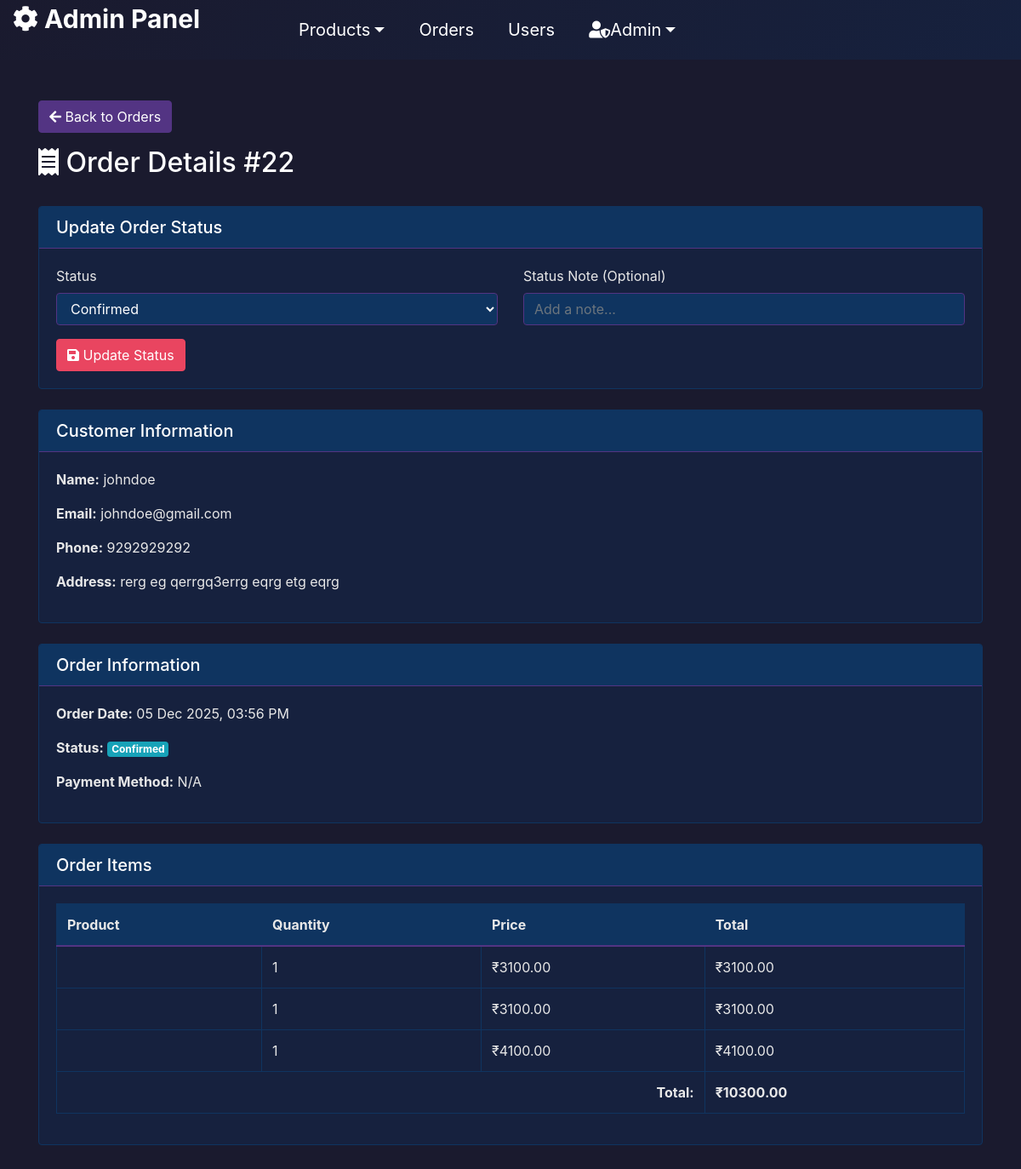
/order-detail/22/, run on the app's committed database.
### app/models.py (models this page shows, shortened)
class OrderDetails(models.Model):
    STATUS_CHOICES = [
        ('pending', 'Pending'),
        ('confirmed', 'Confirmed'),
        ('processing', 'Processing'),
        ('shipped', 'Shipped'),
        ('delivered', 'Delivered'),
        ('cancelled', 'Cancelled'),
    ]
    orderid = models.AutoField(primary_key=True)
    productid = models.CharField(max_length=50)
    user = models.ForeignKey(UserDetails, on_delete=models.CASCADE, null=True, blank=True, related_name='orders', db_column='userid_id')
    username = models.CharField(max_length=100)
    useraddress = models.TextField()
    phnno = models.CharField(max_length=15)
    pincode = models.CharField(max_length=10)
    status = models.CharField(max_length=20, choices=STATUS_CHOICES, default='pending')
    status_note = models.TextField(blank=True, null=True)
    status_updated_at = models.DateTimeField(auto_now=True)
    created_at = models.DateTimeField(default=timezone.now)

class UserDetails(models.Model):
    userid = models.AutoField(primary_key=True)
    name = models.CharField(max_length=100)
    email = models.EmailField(unique=True)
    password = models.CharField(max_length=128)
    address = models.TextField(blank=True, null=True, default='')
    dob = models.DateField(blank=True, null=True, default='2000-01-01')
    pincode = models.CharField(max_length=10, blank=True, null=True)
    phoneno = models.CharField(max_length=15, blank=True, null=True)

class MyOrders(models.Model):
    order = models.ForeignKey(OrderDetails, on_delete=models.CASCADE, related_name='order_items')
    content_type = models.ForeignKey(ContentType, on_delete=models.CASCADE, null=True, blank=True)
    object_id = models.PositiveIntegerField(null=True, blank=True)
    product = GenericForeignKey('content_type', 'object_id')
    user_name = models.CharField(max_length=100)
    user_address = models.TextField()
    phno = models.CharField(max_length=15)
    pincode = models.CharField(max_length=10)
    quantity = models.PositiveIntegerField(default=1)
    size = models.CharField(max_length=10, default='Unknown')
    price = models.DecimalField(max_digits=10, decimal_places=2, default=0.00)

### app/views.py (the view)
# urls.py: path('order-detail/<int:order_id>/', views.orderdetails, name='admin_order_detail'),
def orderdetails(request, order_id):
    order = get_object_or_404(OrderDetails, pk=order_id)
    items = MyOrders.objects.filter(order=order)
    total_amount = 0
    for item in items:
        subtotal = item.price * item.quantity
        item.subtotal = subtotal
        total_amount += subtotal
    if request.method == 'POST':
        order.status = request.POST.get('status')
        order.status_note = request.POST.get('note')
        order.save()
        messages.success(request, 'Status updated.')
        return redirect('admin_order_detail', order_id=order_id)
    return render(request, 'admin/order_detail.html', {
        'order': order,
        'items': items,
        'total_amount': total_amount
    })

### template/admin/order_detail.html (shortened to what this page needs)
{% load static %}
<!DOCTYPE html>
<html lang="en">
<head>
    <link rel="stylesheet" href="https://stackpath.bootstrapcdn.com/bootstrap/4.5.2/css/bootstrap.min.css">
    <link rel="stylesheet" href="https://cdnjs.cloudflare.com/ajax/libs/font-awesome/5.15.4/css/all.min.css">
</head>
<body>
{% include 'admin/header.html' %}
<section class="py-5">
    <div class="container">
        <div class="row mb-4">
            <div class="col-md-12">
                <a href="{% url 'admin_manage_orders' %}" class="btn btn-secondary mb-3">
                    <i class="fas fa-arrow-left"></i> Back to Orders
                </a>
                <h2><i class="fas fa-receipt"></i> Order Details #{{ order.pk }}</h2>
            </div>
        </div>
        <div class="card mb-4">
            <div class="card-header">
                <h5 class="mb-0">Update Order Status</h5>
            </div>
            <div class="card-body">
                <form method="POST">
                    <div class="row">
                        <div class="col-md-6">
                            <div class="form-group">
                                <label for="status">Status</label>
                                <select name="status" id="status" class="form-control">
                                    <option value="confirmed" {% if order.status == 'confirmed' %}selected{% endif %}>Confirmed</option>
                                </select>
                            </div>
                        </div>
                        <div class="col-md-6">
                            <div class="form-group">
                                <label for="note">Status Note (Optional)</label>
                                <input type="text" name="note" id="note" class="form-control" placeholder="Add a note...">
                            </div>
                        </div>
                    </div>
                    <button type="submit" class="btn btn-primary">
                        <i class="fas fa-save"></i> Update Status
                    </button>
                </form>
            </div>
        </div>
        <div class="card mb-4">
            <div class="card-header">
                <h5 class="mb-0">Customer Information</h5>
            </div>
            <div class="card-body">
                <p><strong>Name:</strong> {{ order.username }}</p>
                <p><strong>Email:</strong> {{ order.user.email|default:"N/A" }}</p>
                <p><strong>Phone:</strong> {{ order.phnno }}</p>
                <p><strong>Address:</strong> {{ order.useraddress|default:"Not provided" }}</p>
            </div>
        </div>
        <div class="card mb-4">
            <div class="card-header">
                <h5 class="mb-0">Order Information</h5>
            </div>
            <div class="card-body">
                <p><strong>Order Date:</strong> {{ order.created_at|date:"d M Y, h:i A" }}</p>
                <p><strong>Status:</strong> <span class="badge badge-info">{{ order.status|title }}</span></p>
                <p><strong>Payment Method:</strong> {{ order.payment_method|default:"N/A" }}</p>
            </div>
        </div>
        <div class="card">
            <div class="card-header">
                <h5 class="mb-0">Order Items</h5>
            </div>
            <div class="card-body">
                <div class="table-responsive">
                    <table class="table table-bordered">
                        <thead>
                            <tr>
                                <th>Product</th>
                                <th>Quantity</th>
                                <th>Price</th>
                                <th>Total</th>
                            </tr>
                        </thead>
                        <tbody>
                            {% for item in items %}
                            <tr>
                                <td>{{ item.product_name }}</td>
                                <td>{{ item.quantity }}</td>
                                <td>₹{{ item.price }}</td>
                                <td>₹{{ item.subtotal }}</td>
                            </tr>
                            {% empty %}
                            <tr>
                                <td colspan="4" class="text-center">No items found</td>
                            </tr>
                            {% endfor %}
                        </tbody>
                        <tfoot>
                            <tr>
                                <th colspan="3" class="text-right">Total:</th>
                                <th>₹{{ total_amount }}</th>
                            </tr>
                        </tfoot>
                    </table>
                </div>
            </div>
        </div>
    </div>
</section>
</body>
</html>

### template/admin/order_detail.html (style rules this page uses)
body { background-color: #1a1a2e; color: #fff; min-height: 100vh; }
.card { background-color: #16213e; border: 1px solid #0f3460; margin-bottom: 20px; }
.card-header { background-color: #0f3460; border-bottom: 1px solid #533483; color: #fff; }
.card-body { color: #e8e8e8; }
.btn-secondary { background-color: #533483; border-color: #533483; }
.btn-primary { background-color: #e94560; border-color: #e94560; }
.table { color: #e8e8e8; }
.table thead th { border-bottom: 2px solid #533483; background-color: #0f3460; }
.table td, .table th { border-color: #0f3460; }
.badge-info { background-color: #17a2b8; }
h2, h5 { color: #fff; }
.form-control { background-color: #0f3460; border-color: #533483; color: #fff; }

### data on the page
OrderDetails: pk "22", status "Confirmed", username "johndoe", user.email "johndoe@gmail.com", phnno "9292929292", useraddress "rerg eg qerrgq3errg eqrg etg eqrg", created_at "05 Dec 2025, 03:56 PM"
MyOrders: quantity "1", price "3100.00", subtotal "3100.00"
MyOrders: quantity "1", price "3100.00", subtotal "3100.00"
MyOrders: quantity "1", price "4100.00", subtotal "4100.00"

### other printed values
{{ order.payment_method|default:"N/A" }} "N/A"
{{ total_amount }} "10300.00"
